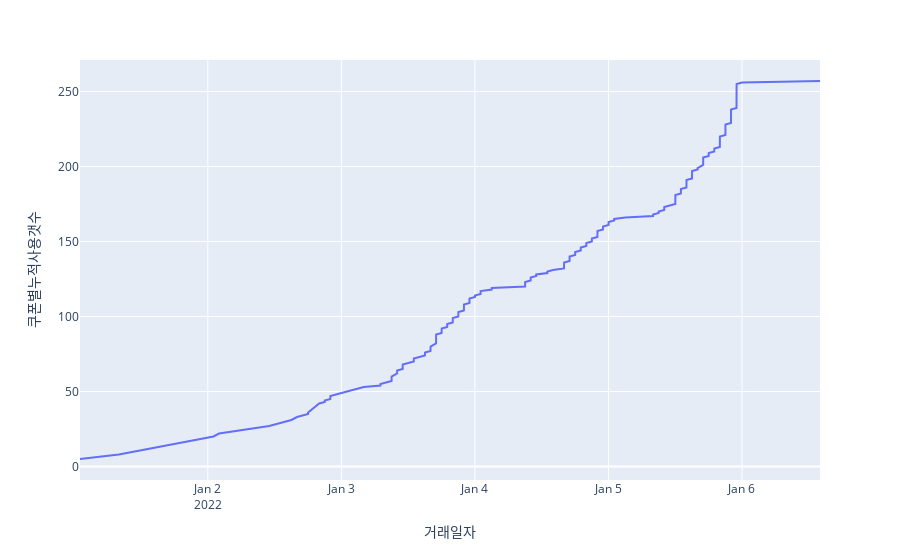

This figure's notebook cell:
### Code cell
new_df = result_df[(result_df['쿠폰이름'].str.contains('NEW')) & (result_df['쿠폰누적사용횟수'] >= 2)]
fig = px.line(new_df, x='거래일자', y='쿠폰별누적사용갯수')
fig.show()

### Figure 1 — Plotly figure (JSON) as saved in the notebook; plotly's stock layout.template omitted (floating-point values rounded to 4 significant figures; data arrays with more than 128 entries replaced by an {"elided": "..."} marker saying what was removed)
{"data": [{"hovertemplate": "거래일자=%{x}<br>쿠폰별누적사용갯수=%{y}<extra></extra>", "legendgroup": "", "line": {"color": "#636efa", "dash": "solid"}, "marker": {"symbol": "circle"}, "mode": "lines", "name": "", "orientation": "v", "showlegend": false, "type": "scatter", "x": {"elided": "207 str values"}, "xaxis": "x", "y": {"elided": "207 int values"}, "yaxis": "y"}], "layout": {"legend": {"tracegroupgap": 0}, "margin": {"t": 60}, "xaxis": {"anchor": "y", "domain": [0, 1], "title": {"text": "거래일자"}}, "yaxis": {"anchor": "x", "domain": [0, 1], "title": {"text": "쿠폰별누적사용갯수"}}}}
